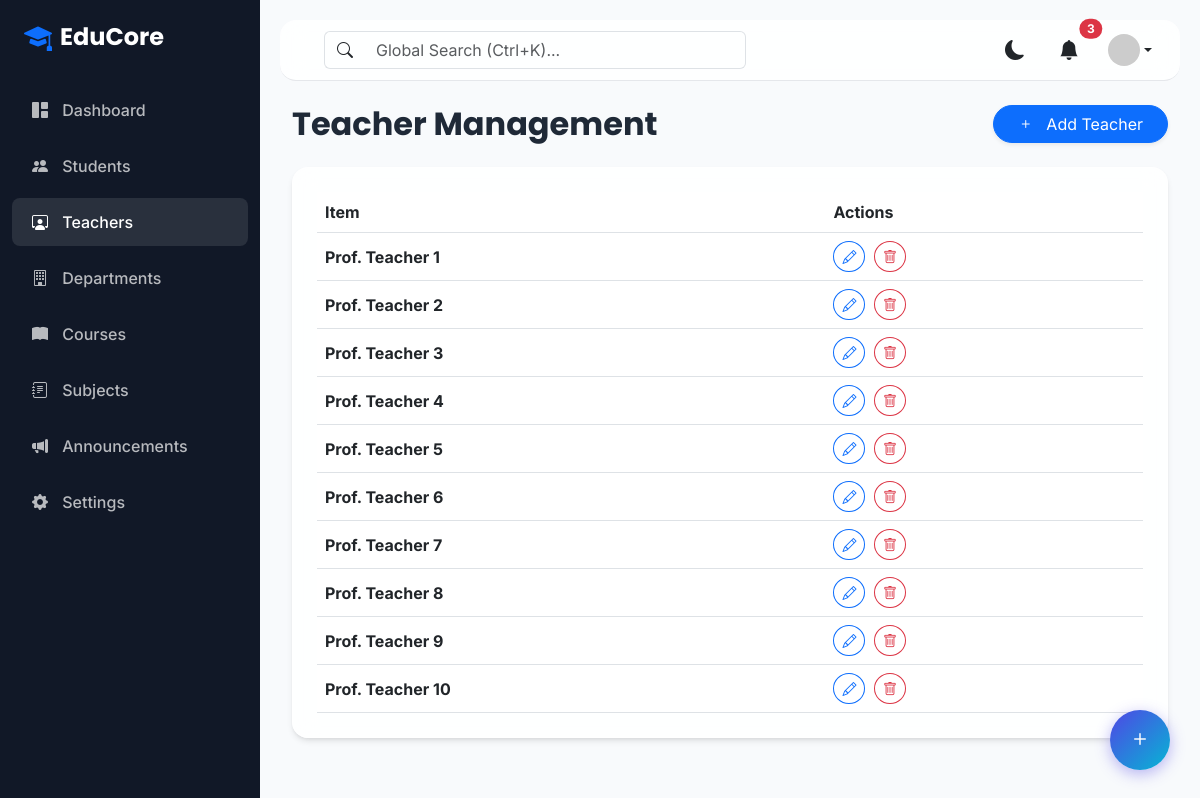
Screenshot of /teachers/ with the database file from the repository.
### teachers/models.py (models this page shows)
class Teacher(models.Model):
    name = models.CharField(max_length=100)
    email = models.EmailField(unique=True)
    phone = models.CharField(max_length=15)
    qualification = models.CharField(max_length=100)
    experience = models.IntegerField(default=0)
    def __str__(self):
        return self.name if hasattr(self, 'name') else self.title

### teachers/views.py (the view)
# urls.py: path('', views.TeacherListView.as_view(), name='teacher_list'),
class TeacherListView(ListView):
    model = Teacher
    template_name = 'teachers/teacher_list.html'
    context_object_name = 'teachers'

### templates/teachers/teacher_list.html
{% extends 'base.html' %}
{% block content %}
<div class="container-fluid" data-aos="fade-in">
    <div class="d-flex justify-content-between align-items-center mb-4">
        <h2 class="fw-bold mb-0">Teacher Management</h2>
        <a href="{% url 'teacher_create' %}" class="btn btn-primary rounded-pill px-4 shadow-sm">
            <i class="bi bi-plus me-2"></i> Add Teacher
        </a>
    </div>
    <div class="glass-card p-4">
        <div class="table-responsive">
            <table class="table table-hover align-middle mb-0">
                <thead class="text-muted">
                    <tr><th>Item</th><th>Actions</th></tr>
                </thead>
                <tbody>
                    {% for item in teachers %}
                    <tr>
                        <td class="fw-bold">{{ item }}</td>
                        <td>
                            <a href="{% url 'teacher_update' item.pk %}" class="btn btn-sm btn-outline-primary rounded-circle me-1"><i class="bi bi-pencil"></i></a>
                            <a href="{% url 'teacher_delete' item.pk %}" class="btn btn-sm btn-outline-danger rounded-circle"><i class="bi bi-trash"></i></a>
                        </td>
                    </tr>
                    {% empty %}
                    <tr><td colspan="2" class="text-center py-5 text-muted">No Data Found</td></tr>
                    {% endfor %}
                </tbody>
            </table>
        </div>
    </div>
</div>
{% endblock %}

### templates/base.html (style rules this page uses)
:root { --primary: #4F46E5; --secondary: #06B6D4; --accent: #10B981; --warning: #F59E0B; --danger: #EF4444; --background: #F8FAFC; --sidebar: #111827; --card-bg: rgba(255, 255, 255, 0.85); --text-main: #1F2937; --border-color: #E5E7EB; }
body { font-family: 'Inter', sans-serif; background-color: var(--background); color: var(--text-main); overflow-x: hidden; }
h1, h2, h3, h4, h5, h6, .navbar-brand { font-family: 'Poppins', sans-serif; }
.glass-card { background: var(--card-bg); backdrop-filter: blur(12px); -webkit-backdrop-filter: blur(12px); border: 1px solid rgba(255, 255, 255, 0.3); border-radius: 16px; box-shadow: 0 4px 6px -1px rgba(0, 0, 0, 0.1), 0 2px 4px -1px rgba(0, 0, 0, 0.06); transition: all 0.3s ease; }

### rows the page displays
Teacher: name "Prof. Teacher 1"
Teacher: name "Prof. Teacher 2"
Teacher: name "Prof. Teacher 3"
Teacher: name "Prof. Teacher 4"
Teacher: name "Prof. Teacher 5"
Teacher: name "Prof. Teacher 6"
Teacher: name "Prof. Teacher 7"
Teacher: name "Prof. Teacher 8"
Teacher: name "Prof. Teacher 9"
Teacher: name "Prof. Teacher 10"
